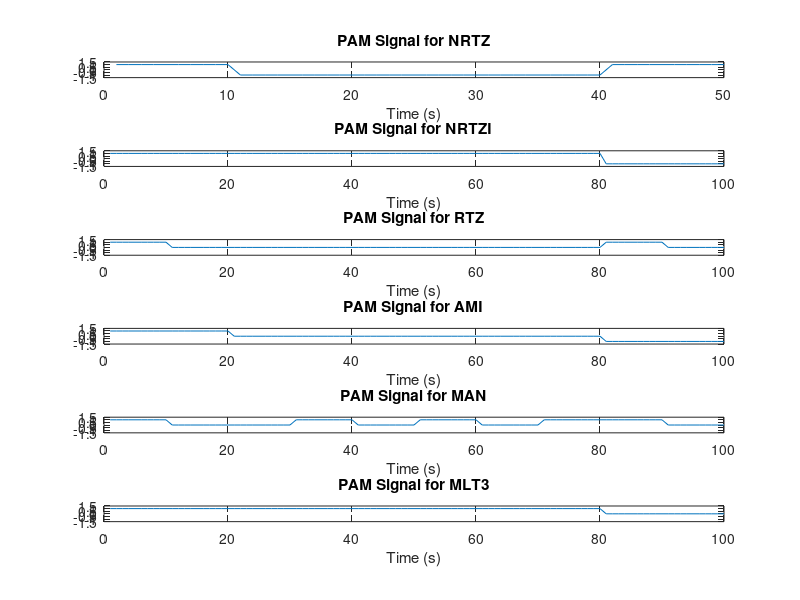
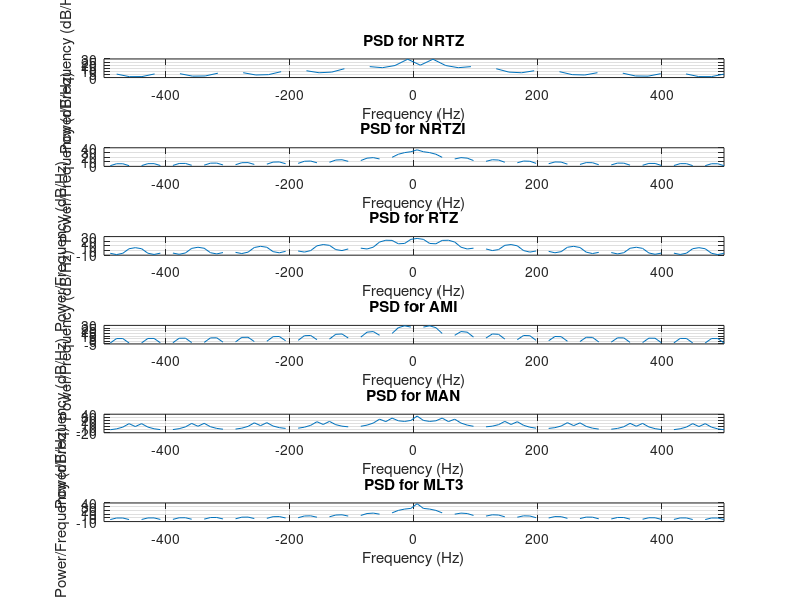

The MATLAB source for these figures, in order:
clear; close all; clc;

% Parameters
nBits = 5;   % number of bits
Ts = 1e-3;       % symbol period
T = nBits*Ts;    % total time
t = 0:Ts:T-Ts;   % time vector

% Generate random bits
bits = randi([0 1],1, nBits);

% Define pulse shape
pulse_width = 10;  % Width of square pulse in samples
pulse_shape = ones(1, pulse_width);  % Square pulse

% Modulate using different line codes
%%%%%% non-return to zero
nrtz = bits.*2-1;                         

%%%%%%% NRTZ
nrzi = zeros(1, length(bits)*2);

%%%%%%% RTZ
rtz = zeros(1, length(bits)*2);

%%%%%%% AMI
pulse = -1;
ami = zeros(1, 2*length(bits)); % Initialize the AMI output vector with zeros
j = 1; % Index variable for the AMI output vector

%%%%%%% MAN 
MAN = zeros(1, length(bits)*2);
% Set initial signal level to positive
signal_level = -1;

%%%%% MLT3
% define the three signal levels
levels = [-1 0 1 0];

% initialize the MLT-3 encoded signal
mlt = zeros(1, 2*length(bits));

% initialize the current signal level of MLT3
current_level = 2;

for i = 1:length(bits)
    
    % Loop through binary data and encode using NRZI
    if bits(i) == 0
        % No transition, keep same signal level
        nrzi(j:j+1) = signal_level;
    else
        % Transition, invert signal level
        signal_level = -signal_level;
        nrzi(j:j+1) = signal_level;
    end
    
    % Modulate using RTZ line code
    if bits(i) == 1
        rtz(2*i-1) = 1;
    else
        rtz(2*i-1) = 0;
    end
    
    % Modulate using AMI (Alternate Mark Inversion) line code
    if bits(i) == 1
        if pulse == -1
            ami(j:j+1) = 1;     
        else
            ami(j:j+1) = -1;
        end
        pulse = -pulse; % Toggle the pulse
    end
    
    % Modulate using Manchester line code
    if bits(i) == 1
        MAN(2*i-1) = 1;
    else
        MAN(2*i) = 1;
    end
    
    % Modulate using MLT3 line code
    % if the current bit is 0, the signal level remains the same
    if bits(i) == 0
        mlt(j:j+1) = levels(current_level);
    % if the current bit is 1, the signal level changes to the next available level
    else
        % change the signal level
        current_level = mod(current_level, 4) + 1;
        % set the new signal level for the current bit
        mlt(j:j+1) = levels(current_level);
    end
    
     j = j + 2; % Increment the index variable by 2 for each bit

end

% Signals to PAM signals To make plotting like Square waves
signals = {nrtz, nrzi, rtz, ami, MAN, mlt};
signals_names = {'NRTZ', 'NRTZI', 'RTZ', 'AMI', 'MAN', 'MLT3'};
pam_signals = cell(size(signals));

for k = 1:numel(signals)
    signal = signals{k};
    pam_signal = zeros(1, length(signal*pulse_width));
    for i = 1:length(signal)
        start_idx = (i-1)*pulse_width+1;
        end_idx = start_idx+pulse_width-1;
        pam_signal(start_idx:end_idx) = signal(i) * pulse_shape;
    end
    pam_signals{k} = pam_signal;
end

% plotting signals
for k = 1:numel(pam_signals)
    subplot(numel(pam_signals), 1, k);
    plot(pam_signals{k});
    axis([0 length(pam_signals{k}) -1.5 1.5]); ylim([-1.5 1.5]);
    title(sprintf('PAM Signal for %s', upper(signals_names{k})));
    xlabel('Time (s)');
end

% Plotting PSD
figure;
for k = 1:numel(pam_signals)
    
N = length(pam_signals{k}); % number of samples
Fs = 1/Ts; % sampling frequency
f = linspace(-Fs/2, Fs/2, N);% frequency vector

subplot(numel(pam_signals), 1, k);
plot(f, 10*log10(abs(fftshift(fft(pam_signals{k})) .^ 2)));
xlim([-Fs/2, Fs/2]); grid on;
title(sprintf('PSD for %s', upper(signals_names{k})));
xlabel('Frequency (Hz)');
ylabel('Power/Frequency (dB/Hz)');
end

% 
% % Apply pulse amplitude modulation (PAM) to NRZI signal
% pam_signal_nrzi = zeros(1, length(nrzi*pulse_width));
% for i = 1:length(nrzi)
%     start_idx = (i-1)*pulse_width+1;
%     end_idx = start_idx+pulse_width-1;
%     pam_signal_nrzi(start_idx:end_idx) = nrzi(i) * pulse_shape;
% end
% 
% % Apply pulse amplitude modulation (PAM) to NRZI signal
% pam_signal_rtz = zeros(1, length(rtz*pulse_width));
% for i = 1:length(rtz)
%     start_idx = (i-1)*pulse_width+1;
%     end_idx = start_idx+pulse_width-1;
%     pam_signal_rtz(start_idx:end_idx) = rtz(i) * pulse_shape;
% end
% 
% % Apply pulse amplitude modulation (PAM) to NRZI signal
% pam_signal_ami = zeros(1, length(ami*pulse_width));
% for i = 1:length(ami)
%     start_idx = (i-1)*pulse_width+1;
%     end_idx = start_idx+pulse_width-1;
%     pam_signal_ami(start_idx:end_idx) = ami(i) * pulse_shape;
% end
% 
% % Apply pulse amplitude modulation (PAM) to NRZI signal
% pam_signal_man = zeros(1, length(MAN*pulse_width));
% for i = 1:length(MAN)
%     start_idx = (i-1)*pulse_width+1;
%     end_idx = start_idx+pulse_width-1;
%     pam_signal_man(start_idx:end_idx) = MAN(i) * pulse_shape;
% end
% 
% % Apply pulse amplitude modulation (PAM) to NRZI signal
% pam_signal_mlt = zeros(1, length(mlt*pulse_width));
% for i = 1:length(mlt)
%     start_idx = (i-1)*pulse_width+1;
%     end_idx = start_idx+pulse_width-1;
%     pam_signal_mlt(start_idx:end_idx) = mlt(i) * pulse_shape;
% end

% %plot original binary sequence
% figure;
% stem(bits);xlim([-1 nBits+2]);ylim([-2 2]);title('Original Sequence');
% 
% % Plot modulated signals
% figure;
% subplot(6,1,1); plot(pam_signal_nrtz); axis([0 length(pam_signal_nrtz) -1.5 1.5]); ylim([-1.5 1.5]); title('Non-return to zero');
% subplot(6,1,2); plot(pam_signal_nrzi); axis([0 length(pam_signal_nrzi) -1.5 1.5]);ylim([-1.5 1.5]); title('Non-return to zero inverted');
% subplot(6,1,3); plot(pam_signal_rtz); axis([0 length(pam_signal_rtz) -1.5 1.5]); ylim([-1.5 1.5]); title('Return to zero');
% subplot(6,1,4); plot(pam_signal_ami); axis([0 length(pam_signal_ami) -1.5 1.5]); ylim([-1.5 1.5]); title('Alternate mark inversion');
% subplot(6,1,5);plot(pam_signal_man); axis([0 length(pam_signal_man) -1.5 1.5]); ylim([-1.5 1.5]); title('Manchester coding');
% subplot(6,1,6); plot(pam_signal_mlt); axis([0 length(pam_signal_mlt) -1.5 1.5]); ylim([-1.5 1.5]); title('Multi-level transmission');
% xlabel('Time (s)');
% 
% % Calculate power spectral density
% [P_nrtz, f_nrtz] = periodogram(nrtz,[],[],1/Ts,'centered');
% [P_nrzi, f_nrzi] = periodogram(nrzi,[],[],1/Ts,'centered');
% [P_rtz, f_rtz] = periodogram(rtz,[],[],1/Ts,'centered');
% [P_ami, f_ami] = periodogram(ami,[],[],1/Ts,'centered');
% [P_manchester, f_manchester] = periodogram(MAN,[],[],1/Ts,'centered');
% [P_mlt, f_mlt] = periodogram(mlt,[],[],1/Ts,'centered');
% 
% % Plot power spectral density
% figure;
% subplot(6,1,1); plot(f_nrtz,10*log10(P_nrtz)); title('Non-return to zero');
% subplot(6,1,2); plot(f_nrzi,10*log10(P_nrzi)); title('Non-return to zero inverted');
% subplot(6,1,3); plot(f_rtz,10*log10(P_rtz)); title('Return to zero');
% subplot(6,1,4); plot(f_ami,10*log10(P_ami)); title('Alternate mark inversion');
% subplot(6,1,5); plot(f_manchester,10*log10(P_manchester)); title('Manchester coding');
% subplot(6,1,6); plot(f_mlt,10*log10(P_mlt)); title('Multi-level transmission');
% xlabel('Frequency (Hz)');
% ylabel('Power spectral density (dB/Hz)');
% 

